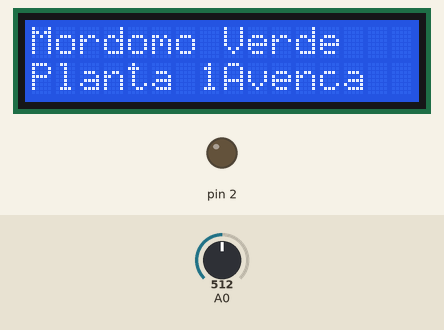
This sketch was run on a simulated Arduino Uno, built with avr-gcc and run on an emulated ATmega328P. Parts: 16×2 character LCD, output pins drawn as LEDs (lit = HIGH). Inputs (shaded band) come from the test bench; at power-on: A0 = 512. Pins used as bus, display or sensor lines are not drawn; what the sketch prints to the serial monitor is not drawn. At 5.3 s the program stops and its outputs stay as they are.

Above: at 1.2 s.
1.3 s: A0 set to 417
2.8 s: A0 set to 389
At 3.4 s:
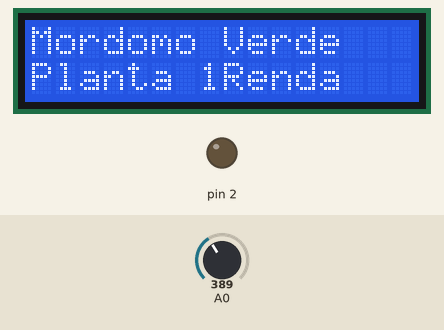
4.3 s: A0 set to 610
At 4.6 s:
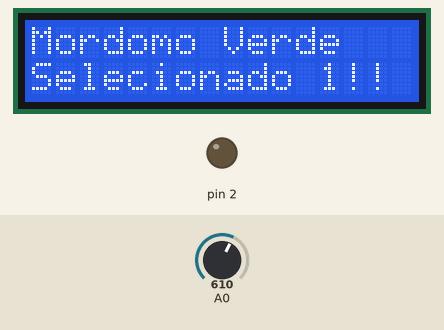
At 5.8 s:
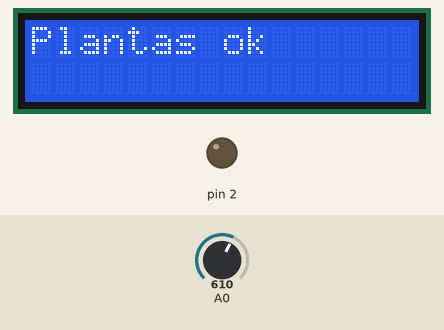
Timing chart, 0 to 6.8 s (numbered marks = the images above; inputs shaded):
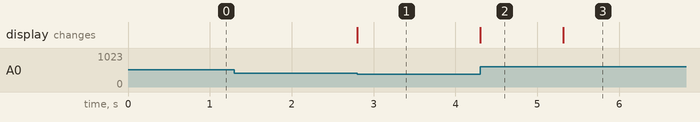

Measured:
- the behaviour switches between 400 and 399 on A0 (found by bisection; images 0 and 1)
- after the input at 1.3 s, every drawn part: stays the same
- after the input at 2.8 s, the display: changes at once (image 1)
- after the input at 4.3 s, the display: changes at once (image 2)
- what the display in image 2 shows lasts 1.0 s, from 4.3 s to 5.3 s

The sketch:

interface.ino
```cpp
// Primeira versão do controle do LCD com keypad
// Autor : Vinicius

#include <LiquidCrystal.h>

LiquidCrystal lcd(8, 9, 4, 5, 6, 7);

void setup()
{
    Serial.begin(115200);

  lcd.begin(16, 2);
  //lcd.setCursor(0, 0);
  //lcd.print("Mordomo Verde");
  //lcd.setCursor(0, 1);
  //lcd.print("Planta:");
  pinMode(01, OUTPUT);
  pinMode(02, OUTPUT);
}

void loop()
{


    lcd.setCursor(0, 0);
    lcd.print("Mordomo Verde");
    lcd.setCursor(0, 1);
    lcd.print("Planta 1:");

    int botao1;
    //botao1 = analogRead (0);  //Leitura do valor da porta analógica A0
    int naoselecionado = 0;

    while (naoselecionado == 0) {
      botao1 = analogRead (0);  //Leitura do valor da porta analógica A0
      if (botao1 > 100 && botao1 < 200 || botao1 > 400 && botao1 < 600 ) {
        lcd.setCursor(8, 1);
        lcd.print ("Avenca    ");
        digitalWrite(01, HIGH);
      }
      if (botao1 > 200 && botao1 < 400 || botao1 < 100) {
        lcd.setCursor(8, 1);
        lcd.print ("Renda    ");
        digitalWrite(01, LOW);
      }
      if (botao1 > 600 && botao1 < 800) {
        lcd.setCursor(0, 1);
        lcd.print ("Selecionado 1!!         ");
        naoselecionado = 1;
      }
//     delay(1000);
    }
      delay(1000);

    int botao2;
//    botao2 = analogRead(0);
    naoselecionado = 0;

    lcd.setCursor(0, 0);
    lcd.print("Mordomo Verde");
    lcd.setCursor(0, 1);
    lcd.print("Planta 2:");

    while (naoselecionado == 0) {
      botao2 = analogRead(0);
      if (botao2 > 100 && botao2 < 200 || botao2 > 400 && botao2 < 600 ) {
        lcd.setCursor(9, 1);
        lcd.print ("Avenca    ");
        digitalWrite(02, HIGH);
      }
      if (botao2 > 200 && botao2 < 400 || botao2 < 100) {
        lcd.setCursor(9, 1);
        lcd.print ("Renda    ");
        digitalWrite(02, LOW);
      }
      if (botao2 > 600 && botao2 < 800) {
        lcd.setCursor(9, 1);
        lcd.print ("Selecionado 2!!         ");
        naoselecionado = 1;
      }

    }

  Serial.println(digitalRead(01));

  Serial.println(digitalRead(02));


    lcd.clear();
     while(true) {
        lcd.setCursor(0, 0);
        lcd.print("Plantas ok");
      }
}
```
